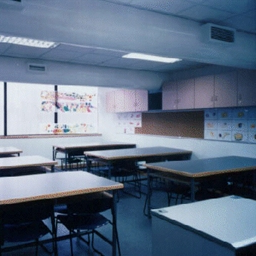
#> input picture images/0/10.png, 256 x 256 px
$ python -i preprocessor.py   (imports and definitions only)   (older library calls are emulated)
#> lines starting #> are read from the running program, lines starting #| are printed output that depends on the picture; after the words box and inside, x2 and y2 are one past the last pixel; in counts of white or black regions, pixels touching at a corner belong together
#> further down, picture is the input picture: shape (256, 256, 3); mean B, G, R 132.1, 111.3, 95.2
import math
import cv2
import numpy as np

from matplotlib import pyplot as plt

"""Funções destinadas para pre-processar imagens para detecção de pessoas"""


def get_variance(img):
    """Função destinada para encontrar a variância ao aplicar o algoritmo laplaciano"""
    return cv2.Laplacian(img, cv2.CV_64F).var()


# [20 lines left out: function detect_borders, not called in this run]


def improve_image(img):

    img = cv2.resize(img, (640, 480))
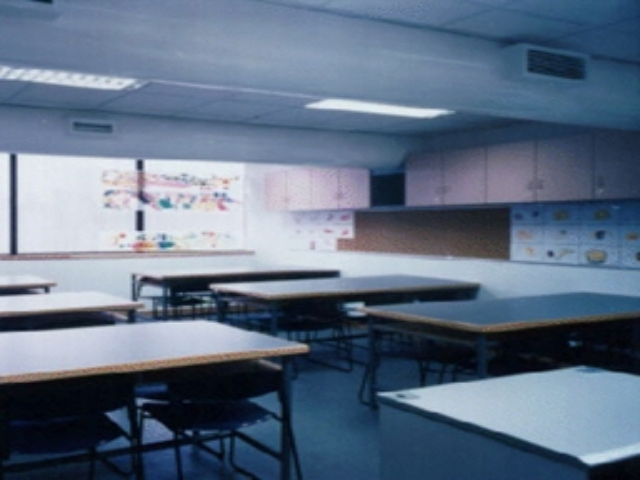
#> img: shape (480, 640, 3); mean of channels 0, 1, 2 132, 111.1, 95.1; drawn as B, G, R

    original_img = img.copy()

    img = cv2.cvtColor(img, cv2.COLOR_BGR2GRAY)
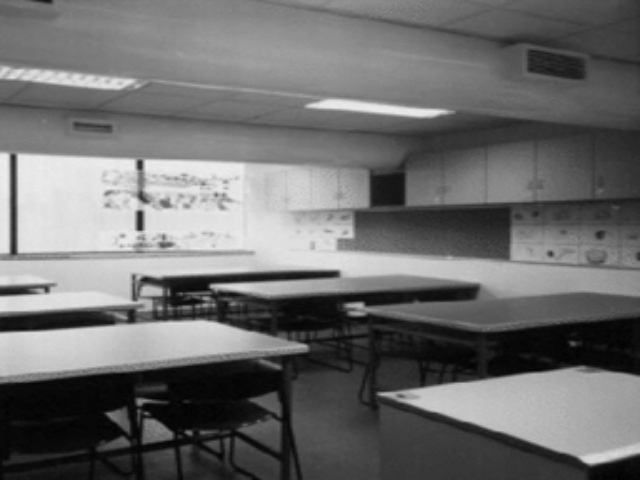
#> img: shape (480, 640); min 2, max 243, mean 108.7

    hist = cv2.calcHist([img], [0], None, [256], [0,256])
#> hist = 256 values, max 4510 at index 8, min 0 at index 0, mean 1200
    min_hist, max_hist = min(hist)[0], max(hist)[0]
#> min_hist = 0; max_hist = 4510
    contrast_decrease = (max_hist - min_hist)/2
#> contrast_decrease = 2255
    while contrast_decrease > 1:
        contrast_decrease = contrast_decrease/10
#> this loop made 4 passes
#> contrast_decrease on passes 1 to 4: 225.5, 22.55, 2.25, 0.225
#> after the loop, contrast_decrease = 0.225

    img = (img * (1 - contrast_decrease)).astype(np.uint8)
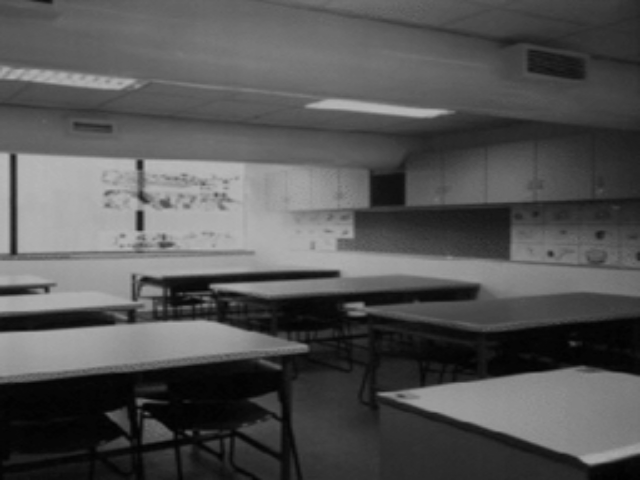
#> img: shape (480, 640); min 1, max 188, mean 83.7
    img = (img * 0.9).astype(np.uint8)

    # img = cv2.medianBlur(img, 17)

    kernel = np.array([
      [-1, -2, -1],
      [-2, 12, -2],
      [-1, -2, -1]
    ])
    borders = cv2.filter2D(img, -1, kernel)

    kernel = cv2.getStructuringElement(cv2.MORPH_RECT, (3, 3))
    borders = cv2.dilate(borders, kernel, 0, None, 1)
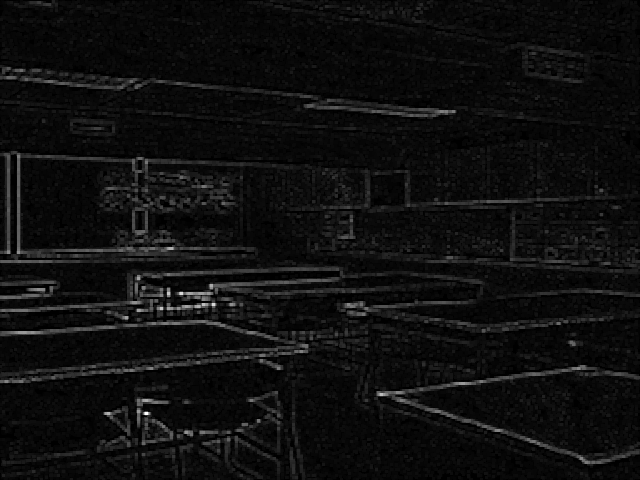
#> borders: shape (480, 640); min 0, max 255, mean 14.9
    borders = cv2.erode(borders, kernel, 0, None, 1)


    low_kernel = cv2.getStructuringElement(cv2.MORPH_RECT, (25, 25))
    opened = cv2.morphologyEx(img, cv2.MORPH_OPEN, low_kernel)
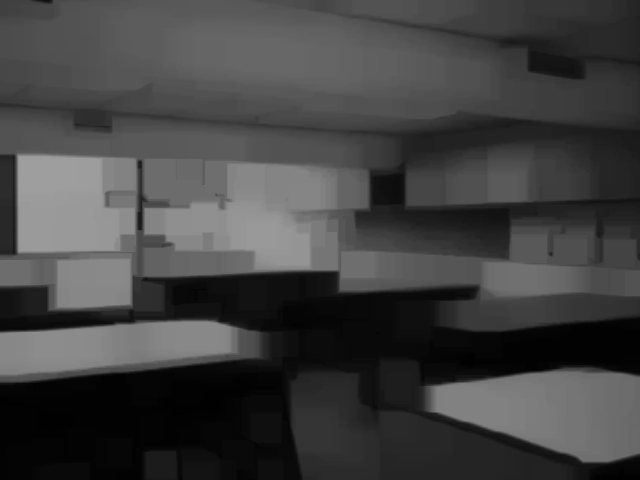
#> opened: shape (480, 640); min 0, max 158, mean 65.8
    closed = cv2.morphologyEx(opened, cv2.MORPH_CLOSE, low_kernel)

    bin_img = cv2.add(closed, borders)

    # [11 lines of commented-out code are left out]
    bin_img = cv2.adaptiveThreshold(bin_img, 255, cv2.ADAPTIVE_THRESH_GAUSSIAN_C, cv2.THRESH_BINARY, 97, 17)
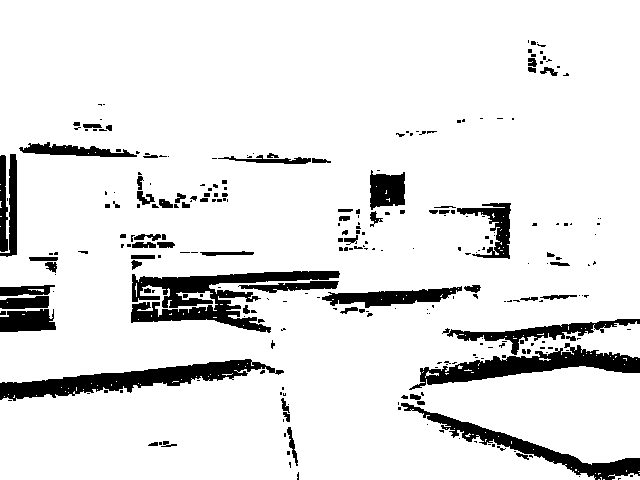
#> bin_img: shape (480, 640); 89.8% white; 276 black regions (196 under 20 px), largest, box (x1, y1, x2, y2) and area: (131, 271, 340, 333) 4963, (0, 359, 284, 401) 4257, (409, 343, 640, 390) 3727

    # bin_img = cv2.adaptiveThreshold(bin_img, 255, cv2.ADAPTIVE_THRESH_GAUSSIAN_C, cv2.THRESH_BINARY, 27, 7)
    # _, bin_img = cv2.threshold(bin_img, 190, 255, cv2.THRESH_BINARY + cv2.THRESH_OTSU, -1)

    # bin_img = cv2.Canny(bin_img, 80, 255)
    bin_img = (255 - bin_img)

    kernel = cv2.getStructuringElement(cv2.MORPH_RECT, (7, 7))
    bin_img = cv2.dilate(bin_img, kernel, 0, None, 1)
#> bin_img: shape (480, 640); 20.3% white; 36 white regions, largest, box (x1, y1, x2, y2) and area: (395, 316, 640, 480) 15543, (128, 252, 484, 336) 13393, (0, 356, 287, 404) 6646
    bin_img = cv2.erode(bin_img, kernel, 0, None, 1)
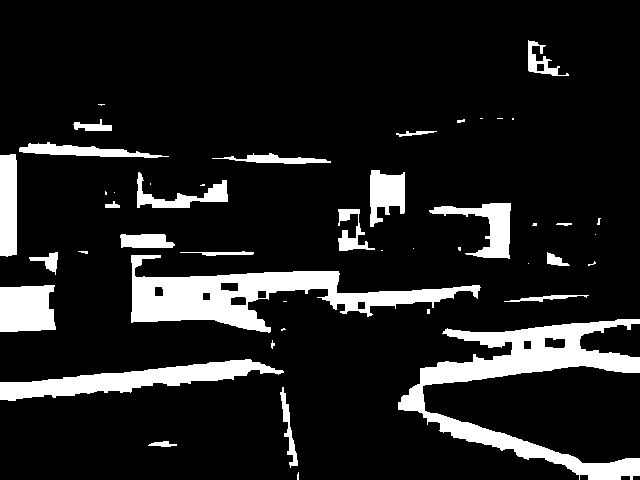
#> bin_img: shape (480, 640); 12.6% white; 46 white regions (20 under 20 px)

    # kernel = cv2.getStructuringElement(cv2.MORPH_RECT, (7, 7))
    # bin_img = cv2.dilate(bin_img, kernel, 0, None, 1)
    # bin_img = cv2.erode(bin_img, kernel, 0, None, 1)
    #

    contours, hierarchy = cv2.findContours(bin_img, cv2.RETR_EXTERNAL,  cv2.CHAIN_APPROX_SIMPLE)
#> contours = 46 contours, 24 with area under 20; largest, box (x1, y1, x2, y2) and area: (398, 319, 640, 480) 10328, (131, 255, 481, 333) 9339, (0, 359, 284, 401) 4298, (0, 285, 56, 332) 2251, (0, 154, 17, 257) 1598
    # cv2.drawContours(original_img, contours, -1, (255, 128, 255), -1)

    cropped_imgs = []
    for i in range(len(contours)):
        x, y, width, height = cv2.boundingRect(contours[i])
        if width > 250 and height > 250:
            cropped_imgs.append(original_img[y:y + height, x:x + width])
#> this loop made 46 passes
#> (x, y, width, height) on passes 1 to 12: (297, 472, 2, 8), (148, 441, 29, 6), (280, 387, 18, 81), (0, 359, 284, 42), (271, 340, 4, 9), (281, 328, 5, 3), (398, 319, 242, 161), (427, 309, 3, 5), (283, 301, 4, 1), (504, 295, 85, 7), (0, 285, 56, 47), (528, 263, 1, 1)
#> after the loop, cropped_imgs = []


    # [17 lines of commented-out code are left out]

    return cropped_imgs


# [50 lines left out: functions find_objects, sliding_image, sliding_window, not called in this run]

>>> import cv2
>>> picture = cv2.imread('images/0/10.png')
>>> result = improve_image(picture)
#> result = []

$ run again, on images/0/106.png
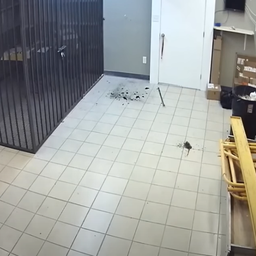
#> input picture images/0/106.png, 256 x 256 px
#> picture is the input picture: shape (256, 256, 3); mean B, G, R 156.7, 159.6, 157.1
#> in improve_image, `img = cv2.cvtColor(img, cv2.COLOR_BGR2GRAY)`:
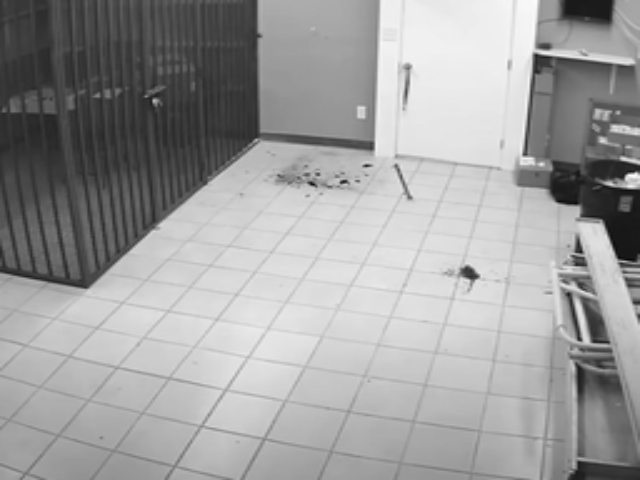
#> img: shape (480, 640); min 6, max 253, mean 158.4
#> hist = 256 values, max 3881 at index 217, min 0 at index 0, mean 1200
#> min_hist = 0; max_hist = 3881
#> in improve_image, `contrast_decrease = (max_hist - min_hist)/2`: contrast_decrease = 1940.5
#> the loop in improve_image, `while contrast_decrease > 1:` made 4 passes
#> contrast_decrease on passes 1 to 4: 194.1, 19.41, 1.94, 0.194
#> after the loop in improve_image, `while contrast_decrease > 1:`: contrast_decrease = 0.194
#> in improve_image, `bin_img = cv2.erode(bin_img, kernel, 0, None, 1)`:
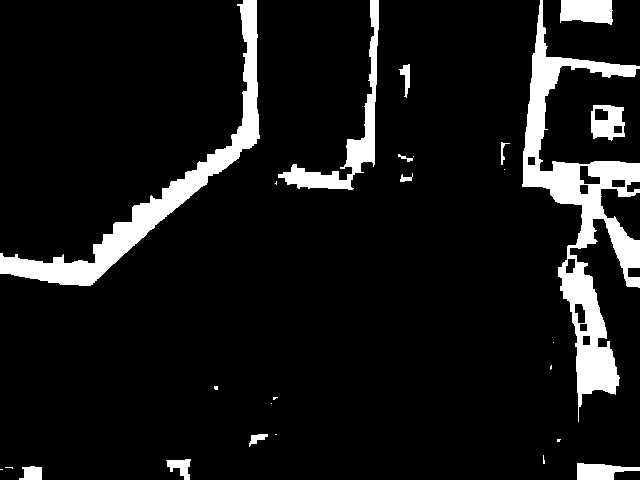
#> bin_img: shape (480, 640); 9.1% white; 26 white regions (13 under 20 px)
#> contours = 26 contours, 13 with area under 20; largest, box (x1, y1, x2, y2) and area: (522, 0, 640, 422) 12798, (0, 0, 260, 286) 7971, (278, 0, 379, 190) 2649, (560, 0, 613, 25) 1053, (591, 105, 625, 141) 955
#> the loop in improve_image, `for i in range(len(contours)):` made 26 passes
#> (x, y, width, height) on passes 1 to 8: (0, 469, 3, 1), (5, 467, 8, 2), (19, 466, 23, 14), (577, 463, 63, 17), (166, 459, 25, 21), (543, 455, 2, 9), (557, 439, 4, 3), (275, 434, 2, 1)
#> after the loop in improve_image, `for i in range(len(contours)):`: cropped_imgs = 1 item

$ run again, on images/0/110.png
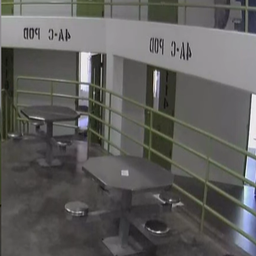
#> input picture images/0/110.png, 256 x 256 px
#> picture is the input picture: shape (256, 256, 3); mean B, G, R 92.5, 94.1, 94.9
#> in improve_image, `img = cv2.cvtColor(img, cv2.COLOR_BGR2GRAY)`:
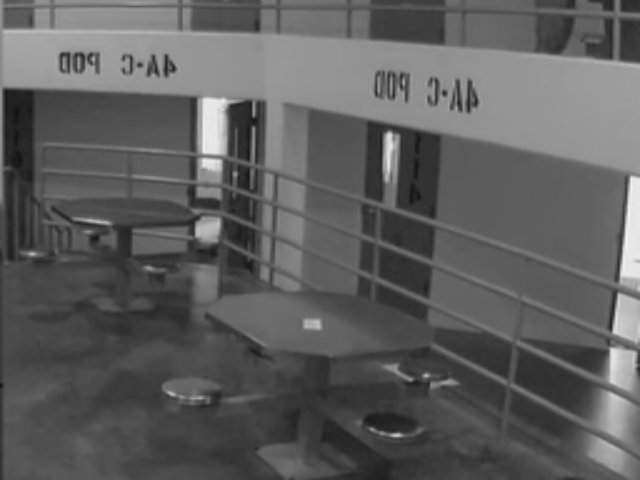
#> img: shape (480, 640); min 15, max 244, mean 94
#> hist = 256 values, max 6855 at index 94, min 0 at index 0, mean 1200
#> min_hist = 0; max_hist = 6855
#> in improve_image, `contrast_decrease = (max_hist - min_hist)/2`: contrast_decrease = 3427.5
#> the loop in improve_image, `while contrast_decrease > 1:` made 4 passes
#> contrast_decrease on passes 1 to 4: 342.8, 34.27, 3.43, 0.343
#> after the loop in improve_image, `while contrast_decrease > 1:`: contrast_decrease = 0.343
#> in improve_image, `bin_img = cv2.erode(bin_img, kernel, 0, None, 1)`:
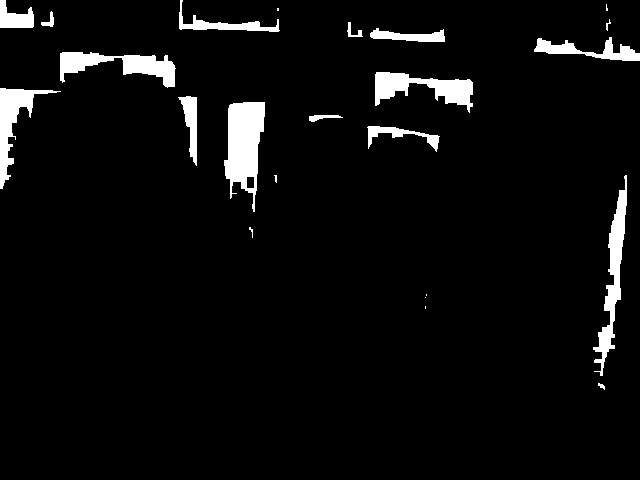
#> bin_img: shape (480, 640); 4.8% white; 23 white regions (7 under 20 px)
#> contours = 23 contours, 9 with area under 20; largest, box (x1, y1, x2, y2) and area: (224, 102, 265, 212) 2717, (593, 175, 627, 376) 1716, (60, 52, 176, 88) 1706, (375, 72, 473, 113) 1680, (0, 88, 61, 189) 1449
#> the loop in improve_image, `for i in range(len(contours)):` made 23 passes
#> (x, y, width, height) on passes 1 to 8: (598, 383, 7, 7), (425, 306, 1, 3), (425, 297, 1, 1), (426, 294, 1, 2), (249, 227, 4, 11), (593, 175, 34, 201), (274, 175, 3, 8), (367, 126, 73, 26)
#> after the loop in improve_image, `for i in range(len(contours)):`: cropped_imgs = []

$ run again, on images/0/116.png
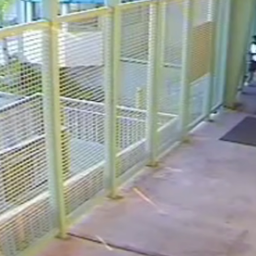
#> input picture images/0/116.png, 256 x 256 px
#> picture is the input picture: shape (256, 256, 3); mean B, G, R 155.5, 160.7, 156.6
#> hist = 256 values, max 7250 at index 158, min 0 at index 0, mean 1200
#> min_hist = 0; max_hist = 7250
#> in improve_image, `contrast_decrease = (max_hist - min_hist)/2`: contrast_decrease = 3625
#> the loop in improve_image, `while contrast_decrease > 1:` made 4 passes
#> contrast_decrease on passes 1 to 4: 362.5, 36.25, 3.62, 0.362
#> after the loop in improve_image, `while contrast_decrease > 1:`: contrast_decrease = 0.362
#> in improve_image, `bin_img = cv2.erode(bin_img, kernel, 0, None, 1)`:
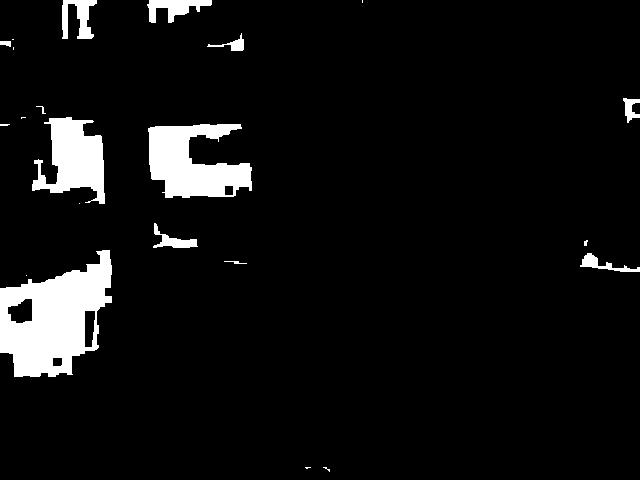
#> bin_img: shape (480, 640); 6.5% white; 22 white regions (10 under 20 px)
#> contours = 22 contours, 12 with area under 20; largest, box (x1, y1, x2, y2) and area: (0, 250, 112, 377) 9094, (148, 124, 252, 198) 4810, (32, 117, 105, 204) 3484, (147, 0, 212, 23) 676, (62, 0, 97, 39) 642
#> the loop in improve_image, `for i in range(len(contours)):` made 22 passes
#> (x, y, width, height) on passes 1 to 8: (323, 467, 7, 5), (305, 467, 6, 2), (26, 275, 1, 1), (224, 261, 23, 3), (580, 253, 60, 19), (0, 250, 112, 127), (584, 240, 4, 6), (153, 223, 45, 25)
#> after the loop in improve_image, `for i in range(len(contours)):`: cropped_imgs = []
